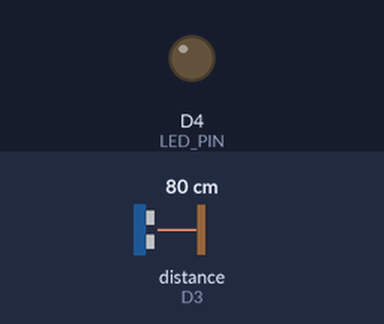
Bench run of a sketch on a simulated Arduino Nano 33 BLE. Parts: output pins drawn as LEDs (lit = HIGH). Wiring (inferred from the names in the program): ultrasonic range finder: trigger D2; echo D3. Inputs (shaded band) come from the test bench; at power-on: distance to the obstacle (sensor on D3) 80 cm. The echo pulse lasts 58.3 µs per cm; pins used as bus, display or sensor lines are not drawn.

Above: at 1.2 s.
1.3 s: distance to the obstacle (sensor on D3) set to 12 cm
2.8 s: distance to the obstacle (sensor on D3) set to 9 cm
At 3.3 s:
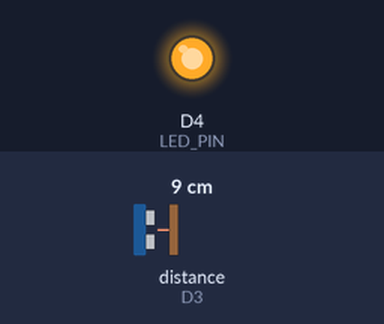
4.3 s: distance to the obstacle (sensor on D3) set to 18 cm
At 5.5 s:
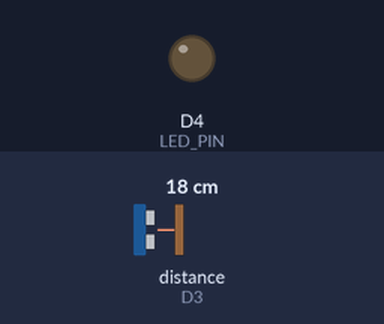
5.8 s: distance to the obstacle (sensor on D3) set to 2 cm
At 6.7 s:
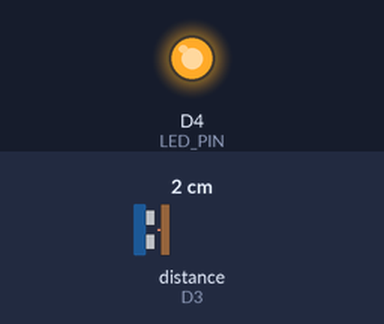
Timing chart, 0 to 8.3 s (numbered marks = the images above; inputs shaded):
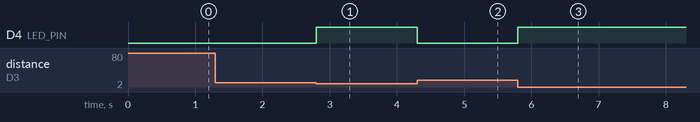

Measured:
- the behaviour switches between 11 and 10 cm on distance to the obstacle (sensor on D3) (found by bisection; images 0 and 1)
- after the input at 1.3 s, every drawn part: stays the same
- after the input at 2.8 s, D4 (LED_PIN): LOW → HIGH at once
- after the input at 4.3 s, D4 (LED_PIN): HIGH → LOW at once
- after the input at 5.8 s, D4 (LED_PIN): LOW → HIGH at once

The sketch:

distance.ino
```cpp
#define TRIG_PIN 2
#define ECHO_PIN 3
#define LED_PIN 4

void setup() {
  pinMode(TRIG_PIN, OUTPUT);
  pinMode(ECHO_PIN, INPUT);
  pinMode(LED_PIN, OUTPUT);
}

void loop()
{
  int distance = 0;

  digitalWrite(TRIG_PIN, HIGH);
  delayMicroseconds(10);
  digitalWrite(TRIG_PIN, LOW);
  distance = pulseIn(ECHO_PIN, HIGH)/58.2;


  if (distance <= 10) {
    digitalWrite(LED_PIN, HIGH);
  } else {
    digitalWrite(LED_PIN, LOW);
  }
}
```
